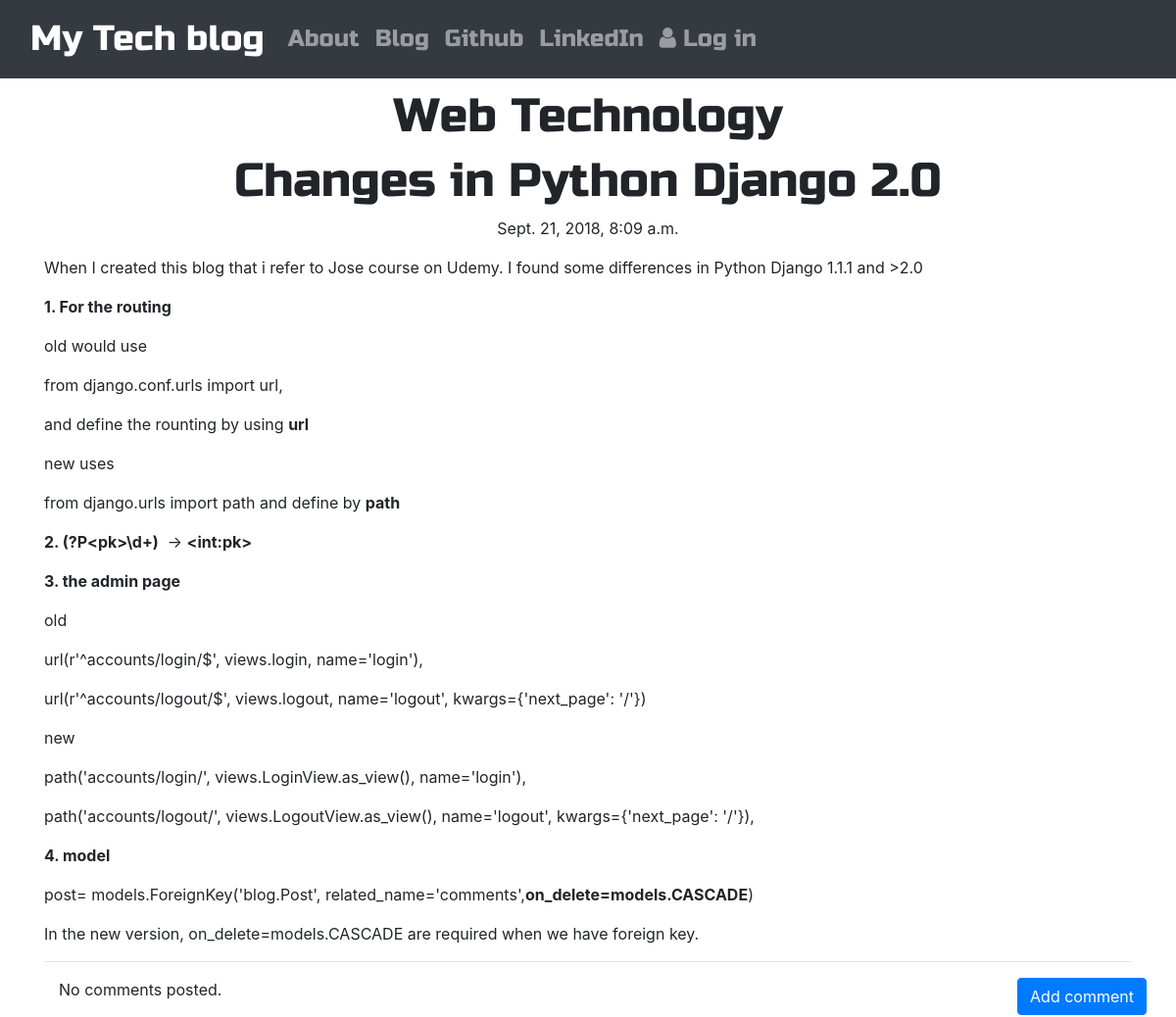
Screenshot of /blog/post/11/ with the database file from the repository.
### blog/models.py (models this page shows, shortened)
class Post(models.Model):
    TOPIC_CHOICE=(('Data Science','Data Science'),('Web Technology','Web Technology'))
    author = models.ForeignKey('auth.User',on_delete=models.CASCADE)
    title = models.CharField(max_length=200)
    text = models.TextField()
    created_date = models.DateTimeField(default=timezone.now)
    published_date = models.DateTimeField(blank=True, null=True)
    topic = models.CharField(max_length=200,choices=TOPIC_CHOICE)

### blog/views.py (the view)
# urls.py: path('blog/post/<int:pk>/', views.PostDetailView.as_view(), name='post_detail'),
class PostDetailView(DetailView):
    model = Post

### blog/templates/blog/post_detail.html (shortened to what this page needs)
{% extends 'blog/base.html' %}
{% block content %}
        <h1 class='posttitle loader'>{{ post.topic }}</h1>
        <h1 class='posttitle loader'>{{ post.title }}</h1>
        {% if post.published_date %}
            <div class="date postdate">
                {{ post.published_date }}
            </div>
        {% else %}
            <a class="btn btn-outline-dark" href="{% url 'post_publish' pk=post.pk %}">Publish</a>
        {% endif %}
      <p class='postcontent' >{{ post.text|safe|linebreaks }}</p>
  <hr>
  <a class="btn btn-primary btn-comment" href="{% url 'add_comment_to_post' pk=post.pk %}">Add comment</a>
  <div class="container">
  {% for comment in post.comments.all %}
  <br>
      {% if user.is_authenticated or comment.approved_comment %}
              {{ comment.created_date }}
              {% if not comment.approved_comment %}
                  <a class="btn btn-primary" href="{% url 'comment_remove' pk=comment.pk %}"><span class="fa fa-remove"></span></a>
                  <a class="btn btn-primary" href="{% url 'comment_approve' pk=comment.pk %}"><span class="fa fa-check"></span></a>
              {% endif %}
          <p>{{ comment.text|safe|linebreaks }}</p>
          <p>Posted by: <strong>{{ comment.author }}</strong></p>
      {% endif %}
  {% empty %}
      <p>No comments posted.</p>
  {% endfor %}
</div>
{% endblock %}

### blog/static/css/blog.css (style rules this page uses)
.postdate { text-align: center; }
.posttitle { font-family: 'Russo One', sans-serif; font-size: 3em; text-align: center; }
.postcontent { font-family: 'Montserrat'; font-size: 1.5em; }
.btn-comment { position: absolute; right: 0px; }

### rows the page displays
Post: topic "Web Technology", title "Changes in Python Django 2.0", published_date "Sept. 21, 2018, 8:09 a.m.", text "When I created this blog that i refer to Jose course on Udemy. I found some differences in Python Django 1.1.1 and >2.0 1. For the routing old would use from django.conf.urls import url, and define the rounting by using url new uses from django.urls import path and define by path 2. (?P<pk>\\d+) -> <int:pk> 3. the admin page old url(r'^accounts/login/$', views.login, name='login'), url(r'^accounts/logout/$', views.logout, name='logout', kwargs={'next_page': '/'}) new path('accounts/login/', views.LoginView.as_view(), name='login'), path('accounts/logout/', views.LogoutView.as_view(), name='logout', kwargs={'next_page': '/'}), 4. model post= models.ForeignKey('blog.Post',…"
